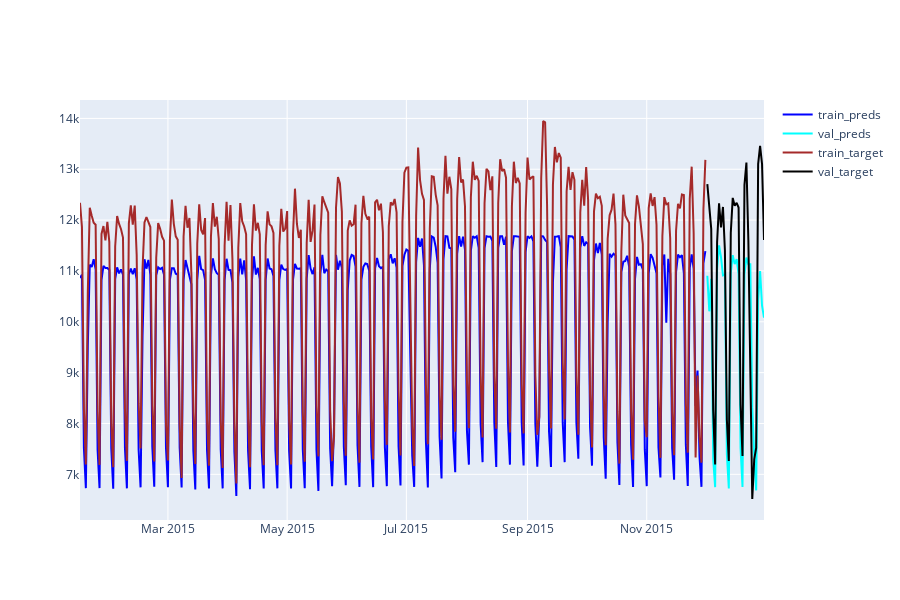

The notebook cell saved with this chart:
### Code cell
mModel = xgb.XGBRegressor(**best_params)
mModel.fit(X_train, y_train, 
        eval_set=[(X_train, y_train), (X_test, y_test)],
        verbose=True)


train_preds = (pd.DataFrame(mModel.predict(X_train), index=y_train.index))
val_preds =  (pd.DataFrame(mModel.predict(X_test), index=y_test.index))
from sklearn.metrics import mean_absolute_error as mae
from sklearn.metrics import mean_squared_error as mse

 

print(f"train_MSE: {mse(train_preds, y_train)}")
print(f"train_MAE: {mae(train_preds, y_train)}")
print(f"val_MSE: {mse(val_preds, y_test)}")
print(f"val_MAE: {mae(val_preds, y_test)}")

 

import plotly.io as pio
import plotly.graph_objects as go

 

fig = go.Figure()
fig.add_trace(
    go.Scatter(x=train_preds.index, y=train_preds[0],  name="train_preds", line=dict(color='blue'))
)

 

fig.add_trace(
    go.Scatter(x=val_preds.index, y=val_preds[0],  name="val_preds", line=dict(color='cyan'))
)
fig.add_trace(
    go.Scatter(x=pd.DataFrame(y_train).index, y=pd.DataFrame(y_train)["births"],  name="train_target", line=dict(color='brown'))
)
fig.add_trace(
    go.Scatter(x=pd.DataFrame(y_test).index, y=pd.DataFrame(y_test)["births"],  name="val_target", line=dict(color='black'))
)
fig.update_layout(height=600)
fig.show()

### Figure 1 — Plotly figure (JSON) as saved in the notebook; plotly's stock layout.template omitted (floating-point values rounded to 4 significant figures; data arrays with more than 128 entries replaced by an {"elided": "..."} marker saying what was removed)
{"data": [{"line": {"color": "blue"}, "name": "train_preds", "type": "scatter", "x": {"elided": "321 str values"}, "y": {"elided": "321 float values"}}, {"line": {"color": "cyan"}, "name": "val_preds", "type": "scatter", "x": ["2015-12-02T00:00:00", "2015-12-03T00:00:00", "2015-12-04T00:00:00", "2015-12-05T00:00:00", "2015-12-06T00:00:00", "2015-12-07T00:00:00", "2015-12-08T00:00:00", "2015-12-09T00:00:00", "2015-12-10T00:00:00", "2015-12-11T00:00:00", "2015-12-12T00:00:00", "2015-12-13T00:00:00", "2015-12-14T00:00:00", "2015-12-15T00:00:00", "2015-12-16T00:00:00", "2015-12-17T00:00:00", "2015-12-18T00:00:00", "2015-12-19T00:00:00", "2015-12-20T00:00:00", "2015-12-21T00:00:00", "2015-12-22T00:00:00", "2015-12-23T00:00:00", "2015-12-24T00:00:00", "2015-12-25T00:00:00", "2015-12-26T00:00:00", "2015-12-27T00:00:00", "2015-12-28T00:00:00", "2015-12-29T00:00:00", "2015-12-30T00:00:00", "2015-12-31T00:00:00"], "y": [10910.0, 10210.0, 10850.0, 7298.0, 6748.0, 11040.0, 11500.0, 11270.0, 10910.0, 10930.0, 7395.0, 6722.0, 10960.0, 11310.0, 11130.0, 11230.0, 10940.0, 7523.0, 6752.0, 10940.0, 11260.0, 11130.0, 11130.0, 8322.0, 7360.0, 6685.0, 10430.0, 11000.0, 10320.0, 10080.0]}, {"line": {"color": "brown"}, "name": "train_target", "type": "scatter", "x": {"elided": "321 str values"}, "y": {"elided": "321 int values"}}, {"line": {"color": "black"}, "name": "val_target", "type": "scatter", "x": ["2015-12-02T00:00:00", "2015-12-03T00:00:00", "2015-12-04T00:00:00", "2015-12-05T00:00:00", "2015-12-06T00:00:00", "2015-12-07T00:00:00", "2015-12-08T00:00:00", "2015-12-09T00:00:00", "2015-12-10T00:00:00", "2015-12-11T00:00:00", "2015-12-12T00:00:00", "2015-12-13T00:00:00", "2015-12-14T00:00:00", "2015-12-15T00:00:00", "2015-12-16T00:00:00", "2015-12-17T00:00:00", "2015-12-18T00:00:00", "2015-12-19T00:00:00", "2015-12-20T00:00:00", "2015-12-21T00:00:00", "2015-12-22T00:00:00", "2015-12-23T00:00:00", "2015-12-24T00:00:00", "2015-12-25T00:00:00", "2015-12-26T00:00:00", "2015-12-27T00:00:00", "2015-12-28T00:00:00", "2015-12-29T00:00:00", "2015-12-30T00:00:00", "2015-12-31T00:00:00"], "y": [12708, 12281, 11828, 8262, 7194, 11567, 12328, 11857, 12259, 11406, 8073, 7262, 11753, 12437, 12282, 12339, 12247, 8368, 7361, 12692, 13131, 11595, 8714, 6515, 7294, 7518, 13100, 13458, 13100, 11608]}], "layout": {"height": 600}}
